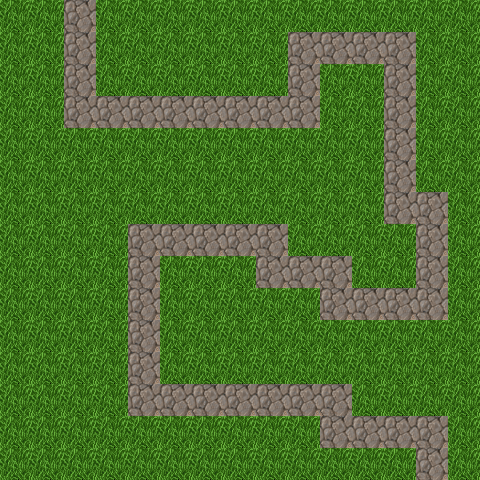

A level layout from a 2D game, rendered from its tile map. Below: a short description, then the map file with its tile-grid data intact:
An orthogonal 15x15 tile map with 32x32 px tiles, 1 tile layer (Background) and 3 objects (Start, Finish, Route).

<map version="1.0" orientation="orthogonal" renderorder="right-down" width="15" height="15" tilewidth="32" tileheight="32" nextobjectid="5">
 <tileset firstgid="1" name="asdf" tilewidth="32" tileheight="32" tilecount="256" columns="16">
  <image source="image.axd.png" width="512" height="512" />
 </tileset>
 <layer name="Background" width="15" height="15">
  <data encoding="csv">
166,166,184,166,166,166,166,166,166,166,166,166,166,166,166,
166,166,184,166,166,166,166,166,166,184,184,184,184,166,166,
166,166,184,166,166,166,166,166,166,184,166,166,184,166,166,
166,166,184,184,184,184,184,184,184,184,166,166,184,166,166,
166,166,166,166,166,166,166,166,166,166,166,166,184,166,166,
166,166,166,166,166,166,166,166,166,166,166,166,184,166,166,
166,166,166,166,166,166,166,166,166,166,166,166,184,184,166,
166,166,166,166,184,184,184,184,184,166,166,166,166,184,166,
166,166,166,166,184,166,166,166,184,184,184,166,166,184,166,
166,166,166,166,184,166,166,166,166,166,184,184,184,184,166,
166,166,166,166,184,166,166,166,166,166,166,166,166,166,166,
166,166,166,166,184,166,166,166,166,166,166,166,166,166,166,
166,166,166,166,184,184,184,184,184,184,185,166,166,166,166,
166,166,166,166,166,166,166,166,166,166,184,184,184,184,166,
166,166,166,166,166,166,166,166,166,166,166,166,166,184,166
</data>
 </layer>
 <objectgroup name="Enemies">
  <object id="1" name="Start" x="62" y="0" width="32" height="32" />
  <object id="2" name="Finish" x="413" y="447" width="32" height="32" />
  <object id="3" name="Route" x="79" y="18">
   <polyline points="0,0 0,93 225,94 228,29 319,30 319,183 352,186 353,284 259,290 257,256 197,257 194,222 60,226 61,377 257,380 264,417 350,413 353,448" />
  </object>
 </objectgroup>
</map>
